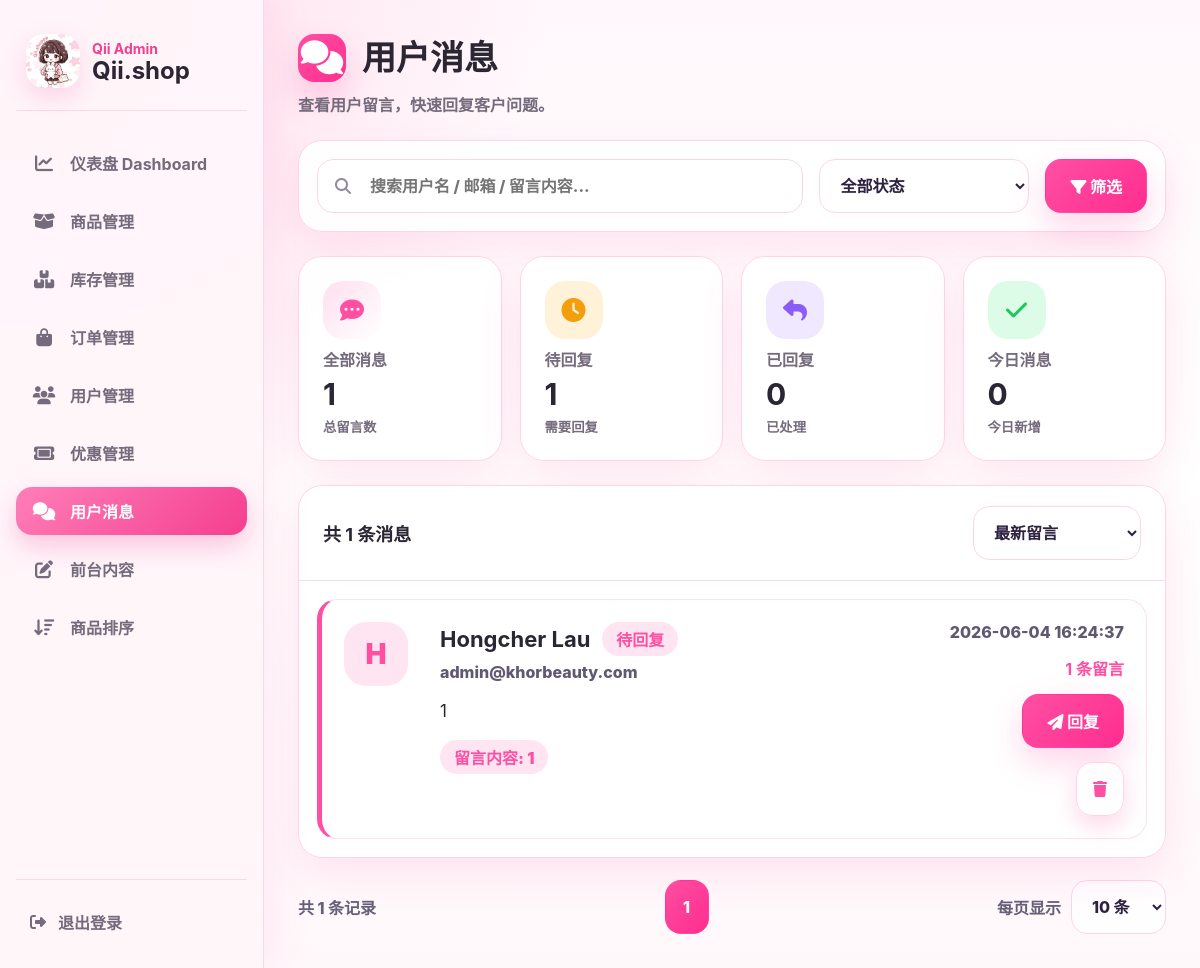
Page /a9sd8f7sd9f_admin/reply.php (signed in) on the committed database.
### tables this page shows
CREATE TABLE IF NOT EXISTS messages (
  id INT AUTO_INCREMENT PRIMARY KEY,
  name VARCHAR(160) NOT NULL,
  email VARCHAR(190) NULL,
  message TEXT NOT NULL,
  reply TEXT NULL,
  replied_at DATETIME NULL,
  created_at DATETIME NOT NULL DEFAULT CURRENT_TIMESTAMP
);

### a9sd8f7sd9f_admin/reply.php (the view, shortened to what this page needs)
<?php
require_once __DIR__ . '/config.php';
$search = trim($_GET['search'] ?? '');
$sort = $_GET['sort'] ?? 'newest';
$limit = max(10, min(50, (int)($_GET['limit'] ?? 10)));
$page = max(1, (int)($_GET['page'] ?? 1));
$offset = ($page - 1) * $limit;
$where = [];
$params = [];
$whereSql = $where ? 'WHERE ' . implode(' AND ', $where) : '';
$orderSql = match ($sort) {
    'oldest' => 'created_at ASC',
    'name_asc' => 'name ASC',
    'pending_first' => "(reply IS NULL OR reply='') DESC, created_at DESC",
    default => 'created_at DESC',
};
$countStmt = $pdo->prepare("SELECT COUNT(*) FROM messages $whereSql");
$countStmt->execute($params);
$totalRows = (int)$countStmt->fetchColumn();
$totalPages = max(1, (int)ceil($totalRows / $limit));
$stmt = $pdo->prepare("SELECT * FROM messages $whereSql ORDER BY $orderSql LIMIT $limit OFFSET $offset");
$stmt->execute($params);
$messages = $stmt->fetchAll(PDO::FETCH_ASSOC);
$stats = [
    'all' => (int)$pdo->query("SELECT COUNT(*) FROM messages")->fetchColumn(),
    'pending' => (int)$pdo->query("SELECT COUNT(*) FROM messages WHERE reply IS NULL OR reply=''")->fetchColumn(),
    'replied' => (int)$pdo->query("SELECT COUNT(*) FROM messages WHERE reply IS NOT NULL AND reply<>''")->fetchColumn(),
    'today' => (int)$pdo->query("SELECT COUNT(*) FROM messages WHERE DATE(created_at)=CURDATE()")->fetchColumn(),
];
?>
<!DOCTYPE html>
<html lang="zh-CN">
<head>
  <link rel="stylesheet" href="https://cdnjs.cloudflare.com/ajax/libs/font-awesome/6.5.0/css/all.min.css">
  <link rel="stylesheet" href="css/reply_admin.css?v=20260604">
</head>
<body>
<?php include 'includes/admin_header.php'; ?>
<main class="main reply-page">
  <header class="reply-topbar">
    <div class="title-wrap">
      <h1><i class="fa-solid fa-comments"></i> 用户消息</h1>
      <p>查看用户留言，快速回复客户问题。</p>
    </div>
  </header>
  <form class="reply-filter glass-panel" method="get">
    <label class="search-field">
      <i class="fa-solid fa-magnifying-glass"></i>
      <input type="search" name="search" value="<?= htmlspecialchars($search) ?>" placeholder="搜索用户名 / 邮箱 / 留言内容...">
    </label>
    <select name="status">
      <option value="">全部状态</option>
    </select>
    <button type="submit"><i class="fa-solid fa-filter"></i> 筛选</button>
  </form>
  <section class="reply-stats">
    <article><span><i class="fa-solid fa-comment-dots"></i></span><p>全部消息</p><strong><?= $stats['all'] ?></strong><small>总留言数</small></article>
    <article class="orange"><span><i class="fa-solid fa-clock"></i></span><p>待回复</p><strong><?= $stats['pending'] ?></strong><small>需要回复</small></article>
    <article class="purple"><span><i class="fa-solid fa-reply"></i></span><p>已回复</p><strong><?= $stats['replied'] ?></strong><small>已处理</small></article>
    <article class="green"><span><i class="fa-solid fa-check"></i></span><p>今日消息</p><strong><?= $stats['today'] ?></strong><small>今日新增</small></article>
  </section>
  <section class="message-list-card glass-panel">
    <div class="list-head">
      <strong>共 <?= $totalRows ?> 条消息</strong>
      <form method="get" class="sort-form">
        <select name="sort" onchange="this.form.submit()">
          <option value="newest" <?= $sort==='newest'?'selected':'' ?>>最新留言</option>
        </select>
      </form>
    </div>
    <div class="message-list">
      <?php foreach ($messages as $m): ?>
        <?php
          $hasReply = !empty($m['reply']);
          $initial = mb_substr(trim($m['name'] ?? 'U'), 0, 1, 'UTF-8');
        ?>
        <article class="message-card <?= $hasReply ? 'replied' : 'pending' ?>">
          <div class="avatar"><?= htmlspecialchars($initial) ?></div>
          <div class="message-main">
            <div class="message-user">
              <strong><?= htmlspecialchars($m['name'] ?? '') ?></strong>
              <span class="state-pill <?= $hasReply ? 'replied' : 'pending' ?>"><?= $hasReply ? '已回复' : '待回复' ?></span>
            </div>
            <a href="mailto:<?= htmlspecialchars($m['email'] ?? '') ?>"><?= htmlspecialchars($m['email'] ?? '') ?></a>
            <p><?= nl2br(htmlspecialchars($m['message'] ?? '')) ?></p>
            <span class="count-pill">留言内容: 1</span>
          </div>
          <aside class="message-side">
            <time><?= htmlspecialchars($m['created_at'] ?? '') ?></time>
            <strong><?= $hasReply ? '已回复' : '1 条留言' ?></strong>
            <?php if (!$hasReply): ?>
              <button type="button" class="reply-toggle" data-reply-toggle><i class="fa-solid fa-paper-plane"></i> 回复</button>
            <?php else: ?>
              <button type="button" class="reply-toggle muted" data-reply-toggle>查看回复</button>
            <?php endif; ?>
            <form method="post" onsubmit="return confirm('确定要删除这条留言吗？此操作不可恢复。');">
              <button type="submit" name="delete_submit" class="delete-btn"><i class="fa-solid fa-trash"></i></button>
            </form>
          </aside>
        </article>
      <?php endforeach; ?>
    </div>
  </section>
  <footer class="reply-footer">
    <span>共 <?= $totalRows ?> 条记录</span>
    <nav>
      <?php for ($i = 1; $i <= $totalPages; $i++): ?>
        <a class="<?= $i === $page ? 'active' : '' ?>" href="?<?= http_build_query(array_merge($_GET, ['page' => $i])) ?>"><?= $i ?></a>
      <?php endfor; ?>
    </nav>
    <form method="get" class="limit-form">
      <span>每页显示</span>
      <select name="limit" onchange="this.form.submit()">
        <option value="10" <?= $limit===10?'selected':'' ?>>10 条</option>
      </select>
    </form>
  </footer>
</main>
</body>
</html>

### a9sd8f7sd9f_admin/includes/admin_layout.css (style rules this page uses)
:root { --pink: #f43f8f; --pink-strong: #ec2f83; --pink-soft: #fff0f7; --pink-tint: #ffe3ef; --ink: #2b2633; --muted: #746b7d; --line: #f4dce8; --panel: rgba(255, 255, 255, 0.92); --shadow: 0 16px 42px rgba(244, 63, 143, 0.12); }
* { box-sizing: border-box; }
body { margin: 0; font-family: "Inter", "Microsoft YaHei", "PingFang SC", Arial, sans-serif; background: radial-gradient(circle at top left, rgba(255, 213, 230, 0.85), transparent 34rem), linear-gradient(180deg, #fff7fb 0%, #fff 48%, #fff8fb 100%); color: var(--ink); }
.main, .main-content { margin-left: 264px; padding: 34px; }
button, .button, .btn-update, .btn-view, .btn-delete { border: 0; border-radius: 14px; background: var(--pink); color: #fff; font-weight: 700; cursor: pointer; box-shadow: 0 10px 22px rgba(244, 63, 143, 0.2); }
input, select, textarea { border: 1px solid var(--line); border-radius: 12px; background: #fff; color: var(--ink); }

### rows in the picture
messages: name "H", name "Hongcher Lau", shows "待回复", email "admin@khorbeauty.com", message "1", created_at "2026-06-04 16:24:37", shows "1 条留言"

### other values in the picture
$item['label'] "仪表盘 Dashboard"
$item['label'] "商品管理"
$item['label'] "库存管理"
$item['label'] "订单管理"
$item['label'] "用户管理"
$item['label'] "优惠管理"
$item['label'] "用户消息"
$stats['all'] "1"
$stats['pending'] "1"
$stats['replied'] "0"
$stats['today'] "0"
$totalRows "1"
